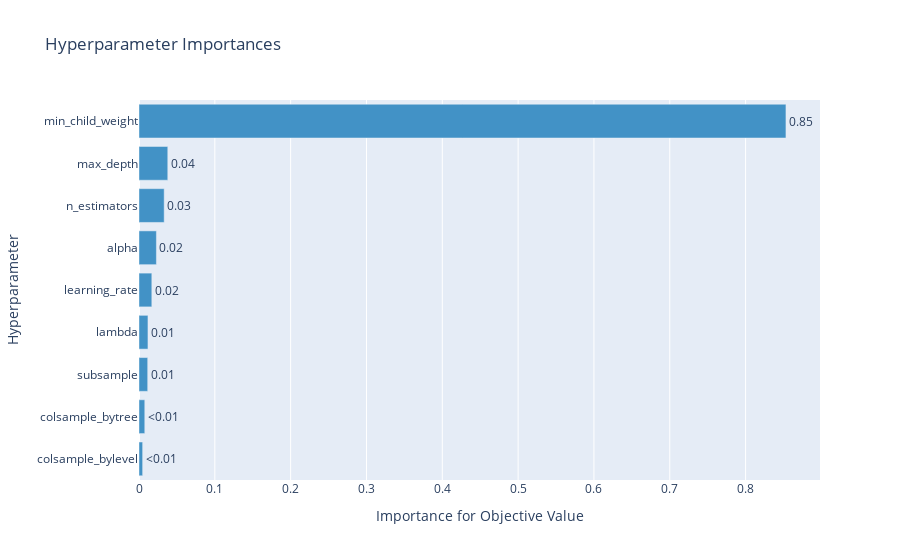

The code cell stored with this chart in its notebook:
### Code cell
plot_param_importances(study)

### Figure 1 — Plotly figure (JSON) as saved in the notebook; plotly's stock layout.template omitted (floating-point values rounded to 4 significant figures)
{"data": [{"cliponaxis": false, "hovertemplate": ["colsample_bylevel (CategoricalDistribution): 0.004806942021350014<extra></extra>", "colsample_bytree (CategoricalDistribution): 0.007626719638645196<extra></extra>", "subsample (CategoricalDistribution): 0.011474265108462618<extra></extra>", "lambda (FloatDistribution): 0.011814984562233849<extra></extra>", "learning_rate (FloatDistribution): 0.0169125056221704<extra></extra>", "alpha (FloatDistribution): 0.022950192148384986<extra></extra>", "n_estimators (CategoricalDistribution): 0.033210431077585575<extra></extra>", "max_depth (IntDistribution): 0.037957378158696514<extra></extra>", "min_child_weight (IntDistribution): 0.8532465816624709<extra></extra>"], "marker": {"color": "rgb(66,146,198)"}, "orientation": "h", "text": ["<0.01", "<0.01", "0.01", "0.01", "0.02", "0.02", "0.03", "0.04", "0.85"], "textposition": "outside", "type": "bar", "x": [0.004807, 0.007627, 0.01147, 0.01181, 0.01691, 0.02295, 0.03321, 0.03796, 0.8532], "y": ["colsample_bylevel", "colsample_bytree", "subsample", "lambda", "learning_rate", "alpha", "n_estimators", "max_depth", "min_child_weight"]}], "layout": {"showlegend": false, "title": {"text": "Hyperparameter Importances"}, "xaxis": {"title": {"text": "Importance for Objective Value"}}, "yaxis": {"title": {"text": "Hyperparameter"}}}}
